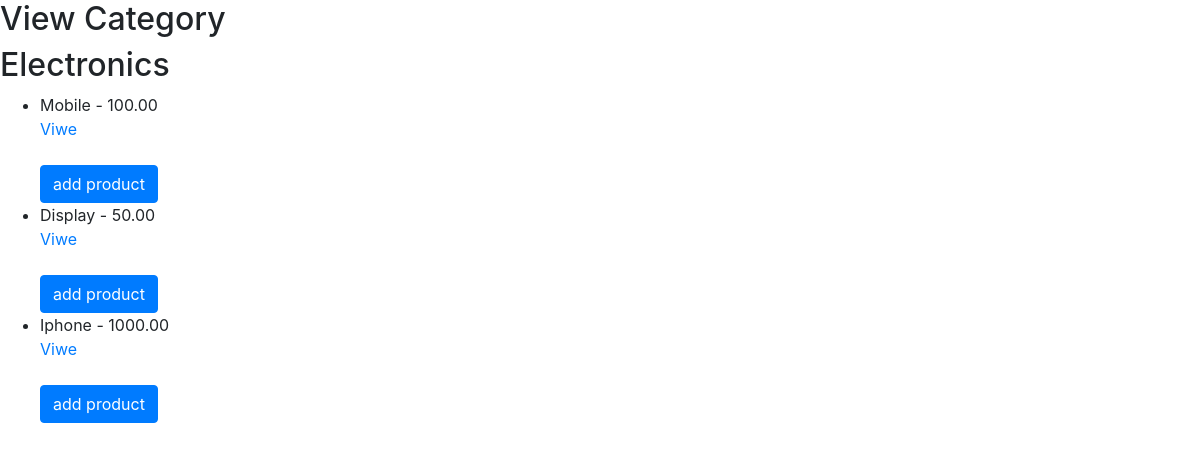
The app's page /viwecategory/1/ with its own data.
### users/models.py (models this page shows, shortened)
class Category(models.Model):
    name = models.CharField(max_length=30)
    created_at = models.DateTimeField(auto_now_add=True)
    def __str__(self):
        return f'{self.name}'

class Product(models.Model):
    name = models.CharField(max_length=50)
    description = models.TextField(max_length=100)
    price = models.DecimalField(max_digits=6, decimal_places=2, validators=[MinValueValidator(0)])
    category = models.ForeignKey(Category, on_delete=models.CASCADE, related_name='products', default=True)
    def __str__(self):
        return f"{self.name}"

### users/views.py (the view)
# urls.py: path('viwecategory/<int:category_obj>/', ViewCategoryView.as_view(), name='view_category'),
class ViewCategoryView(View):
    def get(self,request, category_obj):
        category_object = Category.objects.get(id=category_obj)
        product_category = Product.objects.filter(category=category_object)
        print(product_category,'Categor1111')
        print(category_object, 'Id category')
        context = {
            'category_obj': category_object,
            'product_category': product_category,
        }
        return render(request, 'accounts/view_category.html', context=context)

### templates/accounts/view_category.html (shortened to what this page needs)
<!DOCTYPE html>
<html lang="en">
<head>
    {% load static %}
    <link href="{% static 'vendor/bootstrap/css/bootstrap.min.css' %}" rel="stylesheet">
</head>
<body>
<h2>View Category</h2>
{% block content %}
        <h2>{{ category_obj.name }}</h2>
        <ul>
            {% for product in product_category %}
                <form action="{% url 'add_to_cart' product.id %}" method="POST">
                    <li>{{ product.name }} - {{ product.price }}</li>
                    <a href="{% url 'viwe_product' product.id %}">Viwe</a><br>
                    <br>
                    <button type="submit" class="btn btn-primary">add product</button>
                </form>
            {% endfor %}
        </ul>
{% endblock %}
</body>
</html>

### records on screen
Category: name "Electronics"
Product: name "Mobile", price "100.00"
Product: name "Display", price "50.00"
Product: name "Iphone", price "1000.00"
